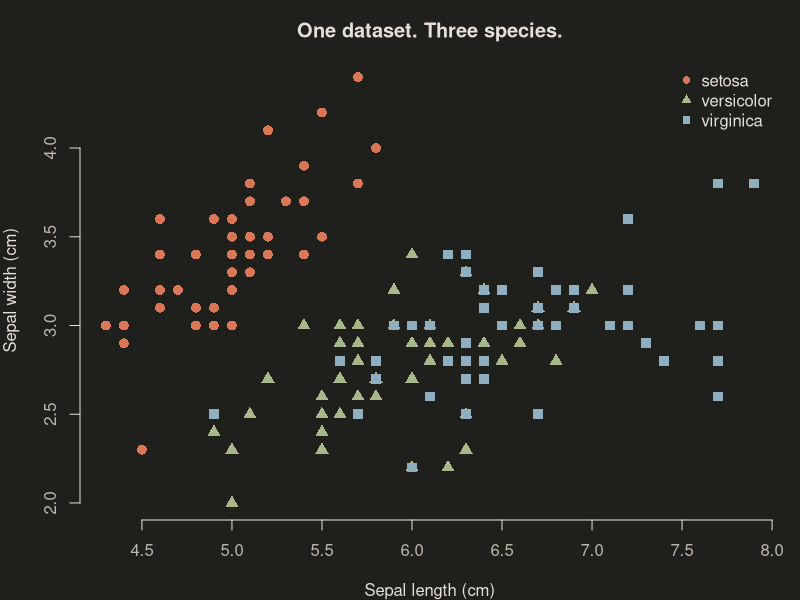

Source code (R):
# RStudio Claude Style
# A small analysis. A calmer workspace.
# Public demo data only: datasets::iris

flowers <- datasets::iris

# Inspect the data before drawing conclusions.
stopifnot(nrow(flowers) == 150L)
table(flowers$Species)

# Color and shape both identify each species.
colors <- c("#D97757", "#A6B88A", "#8FAFC1")
symbols <- c(16, 17, 15)
group <- as.integer(flowers$Species)

par(bg = "#1f1f1c", fg = "#e4dfd7",
    col.axis = "#bcb5a9", col.lab = "#e4dfd7",
    col.main = "#e4dfd7", mar = c(4, 4, 3, 1))

plot(Sepal.Width ~ Sepal.Length, data = flowers,
     col = colors[group], pch = symbols[group],
     cex = 1.3, bty = "n",
     xlab = "Sepal length (cm)",
     ylab = "Sepal width (cm)",
     main = "One dataset. Three species.")

legend("topright", legend = levels(flowers$Species),
       col = colors, pch = symbols,
       text.col = "#e4dfd7", bty = "n")
